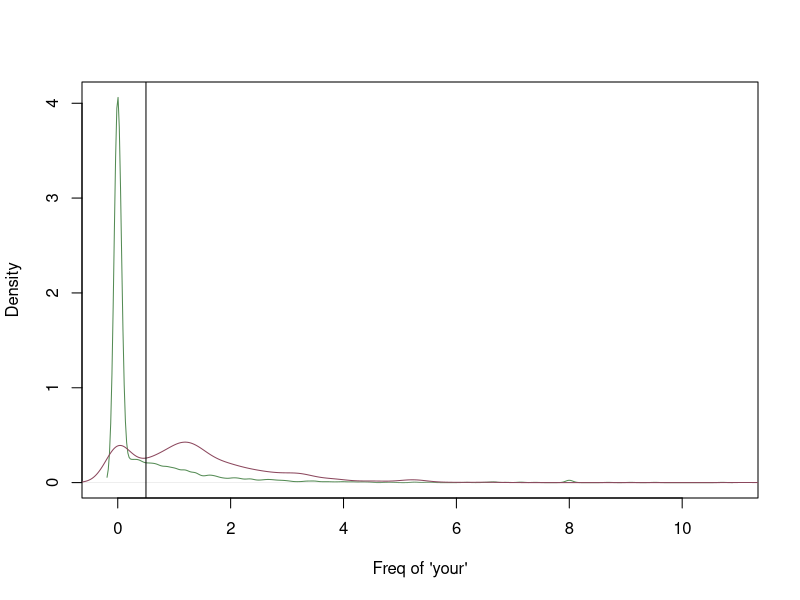
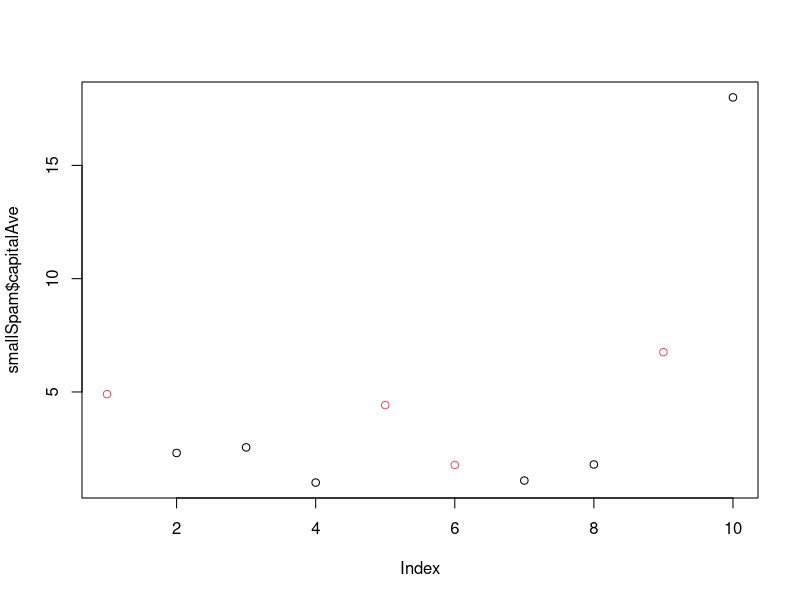

Write the R code that produced these figures, in order.
library(kernlab)
data("spam")
head(spam)

p <- plot(density(spam$your[spam$type=="nonspam"]),
     col="palegreen4", main ="", xlab="Freq of 'your'")
lines(density(spam$your[spam$type=="spam"]), col="palevioletred4")
abline(v=0.5, col="black")

prediction <- ifelse(spam$your > 0.5, "spam", "nonspam")
table(prediction, spam$type)/length(spam$type)


set.seed(333)
smallSpam <- spam[sample(dim(spam)[1], size=10),]
spamLabel <- (smallSpam$type=="spam")*1+1
plot(smallSpam$capitalAve, col=spamLabel)


rule1 <- function(x){
    prediction <- rep(NA, length(x))
    prediction[x > 2.7] <- "spam"
    prediction[x < 2.40] <- "nonspam"
    prediction[(x >= 2.40 & x <= 2.45)] <- "spam"
    prediction[(x > 2.45 & x <= 2.70)] <- "nonspam"
    return(prediction)
}
table(rule1(smallSpam$capitalAve), smallSpam$type)

rule2 <- function(x){
    prediction <- rep(NA, length(x))
    prediction[x > 2.8] <- "spam"
    prediction[x <= 2.8] <- "nonspam"
    return(prediction)
}
table(rule2(smallSpam$capitalAve), smallSpam$type)


table(rule1(spam$capitalAve), spam$type)
table(rule2(spam$capitalAve), spam$type)


sum(rule1(spam$capitalAve)==spam$type)
sum(rule2(spam$capitalAve)==spam$type)
